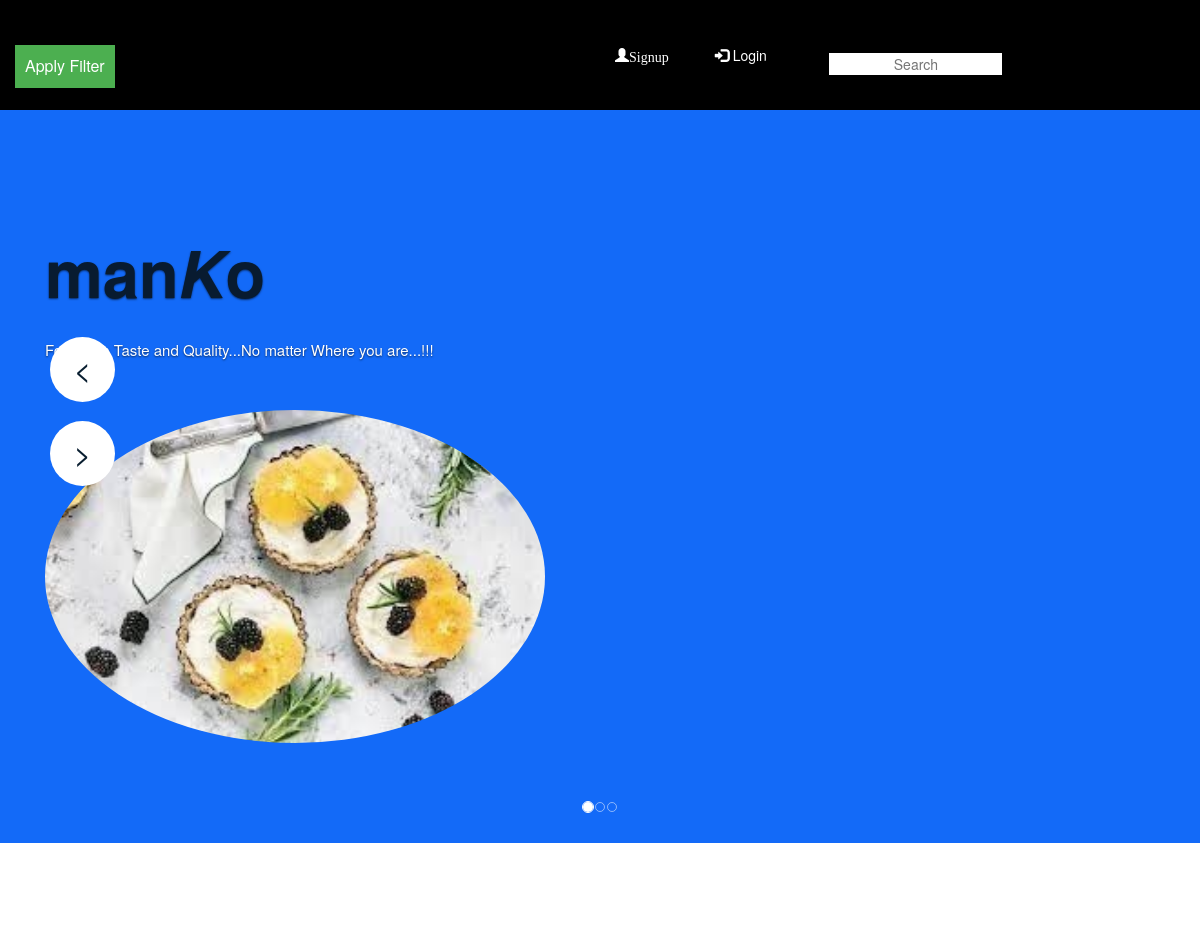
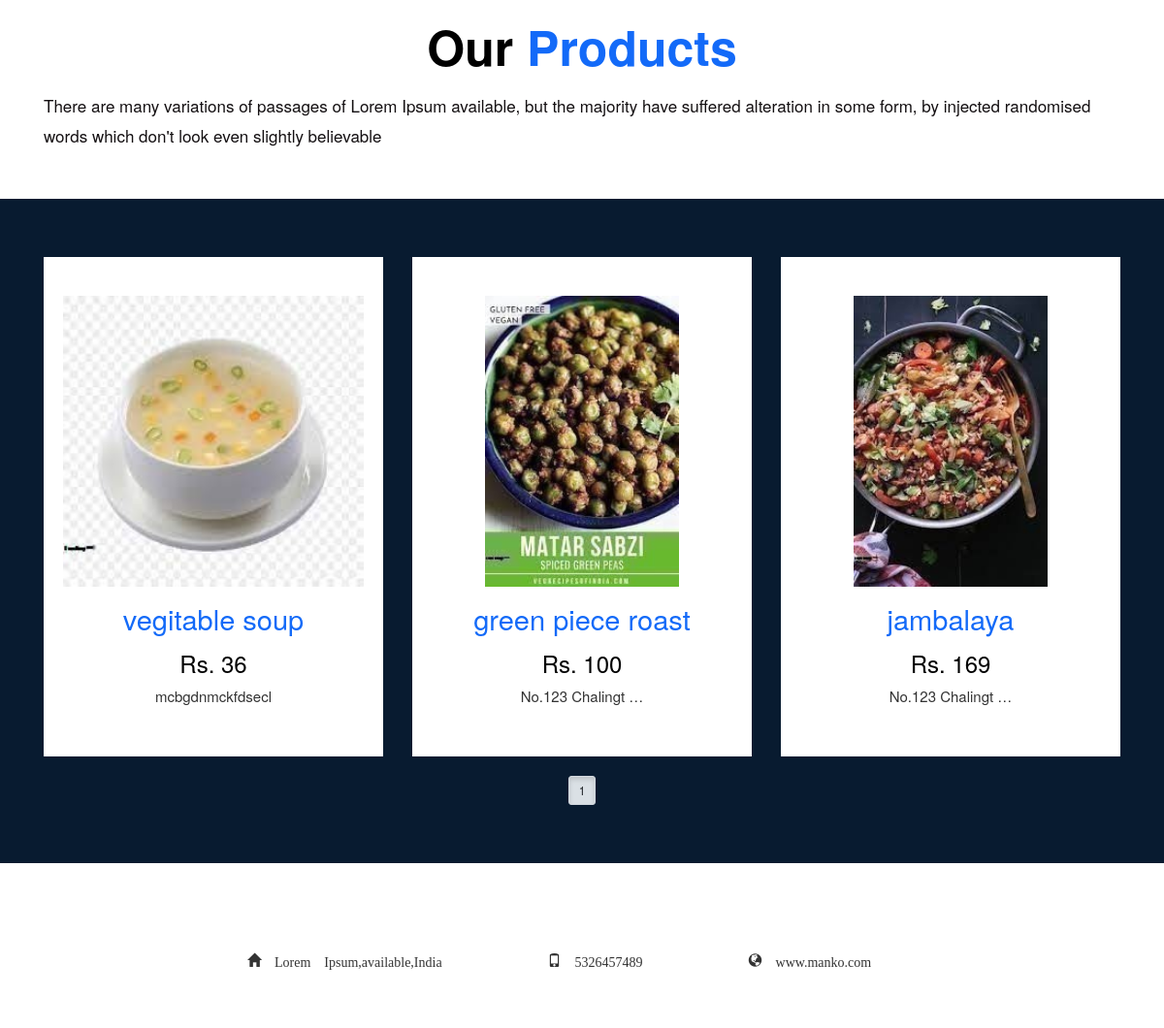
/vegitable-recipie/, run on the app's committed database (2 pictures, top to bottom).
### home/models.py (models this page shows, shortened)
class prdct(models.Model):
    name = models.CharField(max_length=250, unique=True)
    slug = models.SlugField(max_length=250, unique=True)
    img = models.ImageField(upload_to='picture')
    desc = models.TextField()
    price = models.IntegerField()
    stock = models.IntegerField()
    avialable = models.BooleanField()
    category = models.ForeignKey(categ, on_delete=models.CASCADE)
    def get_url(self):
        return reverse('details',args=[self.category.slug,self.slug])

### home/views.py (the view)
# urls.py: 2. Add a URL to urlpatterns:  path('', views.home, name='home')
def home(request,c_slug=None):
    c_page = None
    pro = None
    if c_slug!= None:
        c_page=get_object_or_404(categ,slug=c_slug)
        pro=prdct.objects.filter(category=c_page,avialable=True)
    else:
        pro=prdct.objects.all().filter(avialable=True)
    categs = categ.objects.all()
    paginator=Paginator(pro,3) # dividing objects in var pro to division of '3'
    try:
        page=int(request.GET.get('page','1')) # getting page requested in var page or page 1 default and convert to int
    except:
        page=1
    try:
        prog=paginator.page(page) # from var paginator (containing pages 1,2,3,...) getting specific page in var 'page'
    except(EmptyPage,InvalidPage): # if entered any irrelevant page
        prog=paginator.page(paginator.num_pages)# query to show or get all page numbers
    return render(request, "index h.html", {'categs': categs, 'pros': pro,'pg':prog })

### cart/context_processor.py (called while the page is built)
def count(request):
    item_count=0
    if 'admin 'in request.path:
        return {}
    else:
        try:
            ct=cart.objects.filter(cart_id=c_id(request))
            cti=cartitem.objects.all().filter(cart=ct[:1])
            for i in cti:
                item_count +=i.qty
        except cart.DoesNotExist:
            item_count=0
        return dict(itc=item_count)

### cart/views.py (called while the page is built)
def c_id(request):
    crt_id=request.session.session_key
    if not crt_id:
        crt_id=request.session.create()
    return crt_id

### home/models.py (called while the page is built)
    def get_url(self):
        return reverse('pro_cat',args=[self.slug])

### templates/index h.html (shortened to what this page needs)
<!DOCTYPE html>
{% load static %}
<html lang="en">
   <head>
      <link rel="stylesheet" href="{% static 'Home/css/bootstrap.min.css' %}">
      <link rel="stylesheet" href="{% static 'Home/css/style.css' %}">
  <link rel="stylesheet" href="https://maxcdn.bootstrapcdn.com/bootstrap/4.5.2/css/bootstrap.min.css">
     <link rel="stylesheet" href="https://maxcdn.bootstrapcdn.com/bootstrap/3.4.1/css/bootstrap.min.css">
      <link rel="stylesheet" href="{% static 'Home/css/responsive.css' %}">
      <link rel="stylesheet" href="{% static 'Home/css/jquery.mCustomScrollbar.min.css' %}">
      <link rel="stylesheet" href="https://netdna.bootstrapcdn.com/font-awesome/4.0.3/Home/cssfont-awesome.css">
      <link rel="stylesheet" href="{% static 'Home/css/owl.carousel.min.css' %}">
      <link rel="stylesheet" href="{% static 'Home/css/owl.theme.default.min.css' %}">
      <link rel="stylesheet" href="https://cdnjs.cloudflare.com/ajax/libs/fancybox/2.1.5/jquery.fancybox.min.css" media="screen">
   </head>
   <body class="main-layout">
      <header class="section">
         <div class="header">
            <div class="container-fluid">
               <div class="row">
                   <div class="col-md-6">
                  <div class="categories">
                     <div class="dropdown">
                     <button class="dropbtn">Apply Filter</button>
                     </div>
                     </div>
                  </div>
                   <div class="nav navbar-nav navbar-right">
                    <ul class="clear">
                        {% if user.is_authenticated %}
                        <li  style="color:white; text-indent:450px;">Hello,{{user.first_name}} </li>
                      <div class="col-md-3">
                         <li><a class="active"  style="color:white;" href="/" >  Home </a> </li>
                      </div>
                    <div class="row">
                      <div class="col-md-3">
                          <li><a  style="color:white;" href="{% url 'cartdet' %}" ><span class="glyphicon glyphicon-shopping-cart"> {{itc}} </span> </a> </li>
                      </div>
                      <div class="col-md-3">
                         <li><a class="active" style="color:white;" href="reglog/logout" > <span class="glyphicon glyphicon-off">  logout</span> </a> </li>
                      </div>
                     {% else %}
                      <div class="col-md-3">
                          <li><a class="active" style="color:white;" href="reglog/register" ><span class="glyphicon glyphicon-user">Signup </span></a> </li>
                      </div>
                      <div class="col-md-3">
                          <li><a class="active" style="color:white;" href="reglog/login" > <span class="glyphicon glyphicon-log-in"></span> Login  </a> </li>
                      </div>
                     {% endif %}
                        <div class="col-md-3">
                           <form class="navbar-form navbar-left" action="{% url 'search' %}">
                               <input style="text-align: center; "  type="text" placeholder="Search" name="q">
                           </form>
                        </div>
                  </div>
               </div>
               </div>
            </div>
      </header>
      <section >
         <div id="main_slider" class="section carousel slide banner-main" data-ride="carousel">
            <ol class="carousel-indicators">
               <li data-target="#main_slider" data-slide-to="0" class="active"></li>
               <li data-target="#main_slider" data-slide-to="1"></li>
               <li data-target="#main_slider" data-slide-to="2"></li>
            </ol>
            <div class="carousel-inner">
               <div class="carousel-item active">
                  <div class="container">
                     <div class="row marginii">
                         <div class="col-xl-6 col-lg-6 col-md-6 col-sm-12">
                           <div class="carousel-caption ">
                              <h1>man<strong class="color"><i>K</i>o</strong></h1>
                              <p> Food with Taste and Quality...No matter Where you are...!!!</p>
                           </div>
                         </div>
                        <div col-md-6>
                         <div class="container">
                              <img src="{% static 'Home/images/bg9.jpg' %}"  alt="img"class="rounded-circle"height="500" width="500" >
                         </div>
                        </div>
                     </div>
                  </div>
               </div>
            </div>
            <a class="carousel-control-prev" href="#main_slider" role="button" data-slide="prev">
            <i class='fa fa-angle-left'> < </i></a>
            <a class="carousel-control-next" href="#main_slider" role="button" data-slide="next">
            <i class='fa fa-angle-right'> > </i>
            </a>
         </div>
      </section>
      <div id="plant" class="section  product">
         <div class="container">
            <div class="row">
               <div class="col-md-12 ">
                  <div class="titlepage">
                     <center><h2><strong class="black"> Our</strong>  Products</h2></center>
                     <span>There are many variations of passages of Lorem Ipsum available, but the majority have suffered alteration in some form, by injected randomised words which don't look even slightly believable</span>
                  </div>
               </div>
            </div>
         </div>
      </div>
      <div class="clothes_main section ">
          <div class="container">
            <div class="row">
               {% for i in pg.object_list %}
               <div class="col-xl-4 col-lg-4 col-md-6 col-sm-12">
                  <div class="sport_product">
                     <figure> <a href="{{i.get_url}}"><img src="{{i.img.url}}" alt="" style="height=300px; width=300px"></a></figure>
                     <h4> <strong class="price_text">{{i.name}}</strong></h4>
                     <h4>Rs. {{i.price}}</h4>
                     <p>{{i.desc|truncatechars:17}}</p>
                  </div>
                </div>
               {% endfor %}
            </div>
             <center class="active" style="color:white;">
                {% for i in pg.paginator.page_range %}
                <a href="?page={{i}}" class="btn btn-light btn-sm {% if pg.number == i %} active {% endif %}">{{i}}</a>
                {% endfor %}
             </center>
            </div>
          </div>
 <div id="plant" class="section  product">
         <div class="container">
            <div class="row">
               <div class="col-md-12 ">
                  <div class="titlepage">
                      <ol style="text-indent:105px;">
                          <i class="glyphicon glyphicon-home"> Lorem Ipsum,available,India  </i>
                          <i class="glyphicon glyphicon-phone">  5326457489</i>
                          <i class="glyphicon glyphicon-globe">    www.manko.com</i>
                      </ol>
                  </div>
            </div>
         </div>
      </div>
 </div>
   </body>
</html>

### static/Home/css/style.css (style rules this page uses)
* { box-sizing: border-box !important; transition: ease all 0.5s; }
html { scroll-behavior: smooth; }
body { color:#000; font-size: 14px; font-family: poppins; line-height: 1.80857; font-weight: normal; overflow-x: hidden; }
a { color: #000; text-decoration: none !important; outline: none !important; -webkit-transition: all .3s ease-in-out; -moz-transition: all .3s ease-in-out; -ms-transition: all .3s ease-in-out; -o-transition: all .3s ease-in-out; transition: all .3s ease-in-out; }
h1, h2, h3, h4, h5, h6 { letter-spacing: 0; font-weight: normal; position: relative; padding: 0 0 10px 0; font-weight: normal; line-height: normal; color: #000; margin: 0 }
h1 { font-size: 24px }
h2 { font-size: 22px }
h4 { font-size: 16px }
*, *::after, *::before { -webkit-box-sizing: border-box; -moz-box-sizing: border-box; box-sizing: border-box; }
ul, li, ol { margin: 0px; padding: 0px; list-style: none; }
p { margin: 20px; font-weight: 300; font-size: 15px; line-height: 24px; }
a { color: #222222; text-decoration: none; outline: none !important; }
a, .btn { text-decoration: none !important; outline: none !important; -webkit-transition: all .3s ease-in-out; -moz-transition: all .3s ease-in-out; -ms-transition: all .3s ease-in-out; -o-transition: all .3s ease-in-out; transition: all .3s ease-in-out; }
img { max-width: 100%; height: auto; }
.navbar-form input { border: none !important; }
button { border: 0; margin: 0; padding: 0; cursor: pointer; }
.header { background-color: #000; background-repeat: repeat; background-size: auto; position: absolute; z-index: 999; width: 100%; left: 0; top: 0; padding: 0; padding-top: 0px; background-size: 100% 100%; background-repeat: no-repeat; min-height: 110px; padding-top: 45px }
.marginii { margin: 154px 0px 100px 0px; }
.carousel-indicators li { display: none; }
.banner-main { position: relative; background-color: #136af8; background-size: 100% 100%; }
.banner-main .carousel-caption { text-align: left; left: 0; top: 16%; position: relative; }
.banner-main .carousel-caption h1 { font-size: 65px; line-height: 74px; font-weight: bold; color: #081b30; }
.banner-main .carousel-caption p { color: #ffffff; padding: 9px 0px; margin-bottom: 50px; }
.color { color:#081b30 ; }
.titlepage { padding-bottom: 50px; }
.titlepage h2 { padding: 0px 0px 0px 0px; font-size: 50px; font-weight: bold; color: #136af8; line-height: 50px; position: relative; margin-bottom: 20px; }
.titlepage span { color: #141012; font-size: 17px; line-height: 31px; display: block; font-weight: normal; }
.clothes_main { width: 100%; float: left; background-color: #081b30; height: auto; padding: 60px 0px; }
form { background: #081b30 padding: 35px 30px; }
.carousel-control-prev { left: inherit; }
#main_slider .carousel-control-prev, #main_slider .carousel-control-next { width: 55px; height: 55px; background: #e0e5e5; opacity: 1; font-size: 30px; color: #000; border-radius: 30px; }
.sport_product { padding: 40px 20px; background: #fff; text-align: center; }
.price_text { font-size: 20px; color: #1369f5; }
.sport_product figure { margin:0; }
.sport_product figure img { height: 300px; }
.sport_product h4 { color: #000; font-size: 24px; line-height: 24px; padding: 10px 0px 0px 0px; }
.price_text { text-align: center; font-size: 29px; color: #136af8; padding-top: 25px; line-height: 25px; font-weight:normal; }
.section { float: left; width: 100%; }
.active { color: #000; }
#main_slider .carousel-control-prev, #main_slider .carousel-control-next { width: 65px; height: 65px; background: #fff; opacity: 1; font-size: 30px; color: #091e30; border-radius: 100%; }
#main_slider a.carousel-control-prev { position: absolute; left: 50px; top: 40%; }
#main_slider a.carousel-control-next { position: absolute; left: 50px; top: 50%; }
.product { padding-top: 90px; }
.product .titlepage h2 { color: #136af8; }
.black { color: #000; }
.sport_product { margin-bottom: 20px; }

### templates/index h.html (style rules this page uses)
.dropbtn { background-color: #4CAF50; color: white; padding: 10px; font-size: 16px; border: black; cursor: pointer; }
.dropdown { position: relative; display: block; }

### data on the page
prdct: img (picture), name "vegitable soup", price "36", desc "mcbgdnmckfdsecl"
prdct: img (picture), name "green piece roast", price "100", desc "No.123 Chalingt …"
prdct: img (picture), name "jambalaya", price "169", desc "No.123 Chalingt …"

### other printed values
{{ i }} "1"
